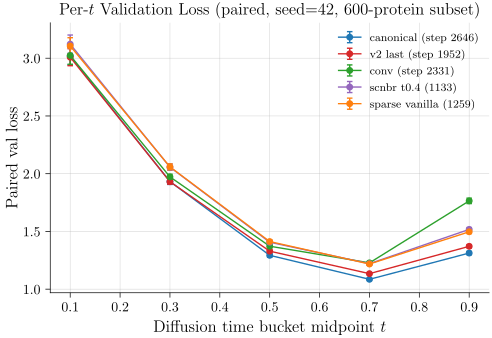

Source code (Python):
# P10_v2: per-t paired-protein val loss across canonical vs variants — uses real JSON
# Differs from v1: replaces unreliable wandb cross-run curves with paired re-eval (E054)
# Visualizes: F5 / F11 / E054
# Source data: results/per_t_val/*.json
import sys, json
from pathlib import Path
sys.path.insert(0, str(Path(__file__).parent.parent))
from plot_utils import figsize
import matplotlib.pyplot as plt
import numpy as np

ROOT = Path("/home/ks2218/la-proteina/results/per_t_val")
files = {
    "canonical (step 2646)": "canonical_2646.json",
    "v2 last (step 1952)":   "canonical_lastv2.json",
    "conv (step 2331)":      "conv_2331.json",
    "scnbr t0.4 (1133)":     "scnbr_t04_1133.json",
    "sparse vanilla (1259)": "sparse_vanilla_1259.json",
}
COLORS = ["#1f77b4", "#d62728", "#2ca02c", "#9467bd", "#ff7f0e"]

fig, ax = plt.subplots(figsize=figsize(0.9))
for (label, fname), color in zip(files.items(), COLORS):
    with open(ROOT / fname) as f:
        d = json.load(f)
    buckets = d["buckets"]
    t_mid = [0.5*(b["t_lo"] + b["t_hi"]) for b in buckets.values()]
    mean = [b["mean"] for b in buckets.values()]
    sem  = [b["sem"] for b in buckets.values()]
    ax.errorbar(t_mid, mean, yerr=sem, marker="o", lw=1.0, ms=4,
                color=color, label=label, capsize=2)

ax.set_xlabel(r"Diffusion time bucket midpoint $t$")
ax.set_ylabel("Paired val loss")
ax.set_title("Per-$t$ Validation Loss (paired, seed=42, 600-protein subset)")
ax.legend(frameon=False, loc="upper right", fontsize=8)
ax.spines[["top","right"]].set_visible(False)
ax.grid(True, lw=0.4, alpha=0.5, zorder=0)

fig.savefig(Path(__file__).with_suffix(".pdf"))
